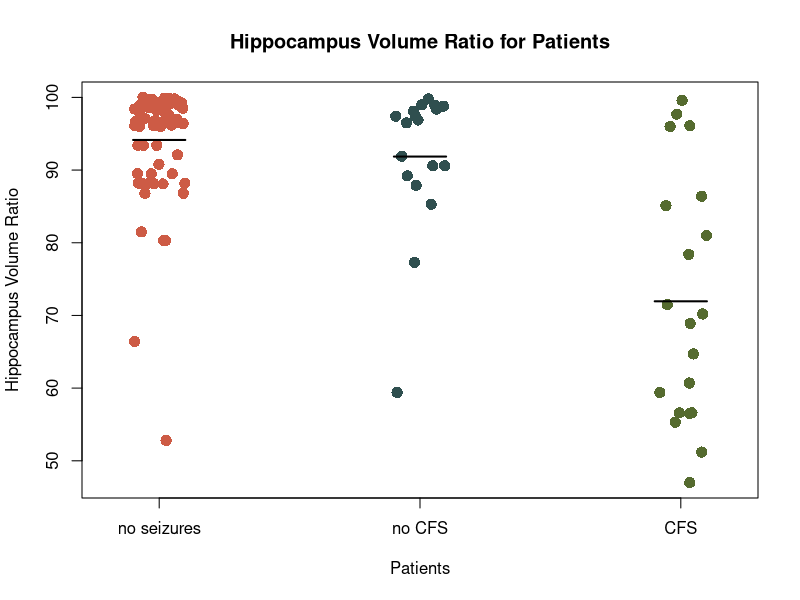

Write the R code that produced this figure.
#changing working directory 
getwd()
setwd("/Users/anyakapur/Desktop/Biostat/finalproject/script")


#loading data 
hipp <- read.csv("hippvolume.csv")

#analysis 

setwd("/Users/anyakapur/Desktop/Biostat/finalproject/results")
hipp$group <- factor(hipp$group, levels = c("no seizures", "no CFS", "CFS")) 
hipp
hippAnova <- lm(hipp$hippoVolumeRatio ~ group, data = hipp)
anova(hippAnova)
out <- capture.output(anova(hippAnova))
cat("hippAnova_results", out, file="hippAnova_results.txt", sep="n", append=TRUE)



#making strip charts 
setwd("/Users/anyakapur/Desktop/Biostat/finalproject/results")
pdf("hipp_plot.pdf")
graph <- stripchart(hipp$hippoVolumeRatio ~ hipp$group, data = hipp, method = "jitter",
           vertical = TRUE, ylab = "Hippocampus Volume Ratio", xlab = "Patients", col = c("coral3", "darkslategrey", "darkolivegreen"), cex = 1.5, 
           main = "Hippocampus Volume Ratio for Patients", pch=16)
meanHipVol = tapply(hipp$hippoVolumeRatio, hipp$group, mean)
segments(x0 = c(1,2,3) - 0.1, y0 = meanHipVol, x1 = c(1,2,3) + 0.1, 
         y1 = meanHipVol, lwd = 2)
dev.off()


